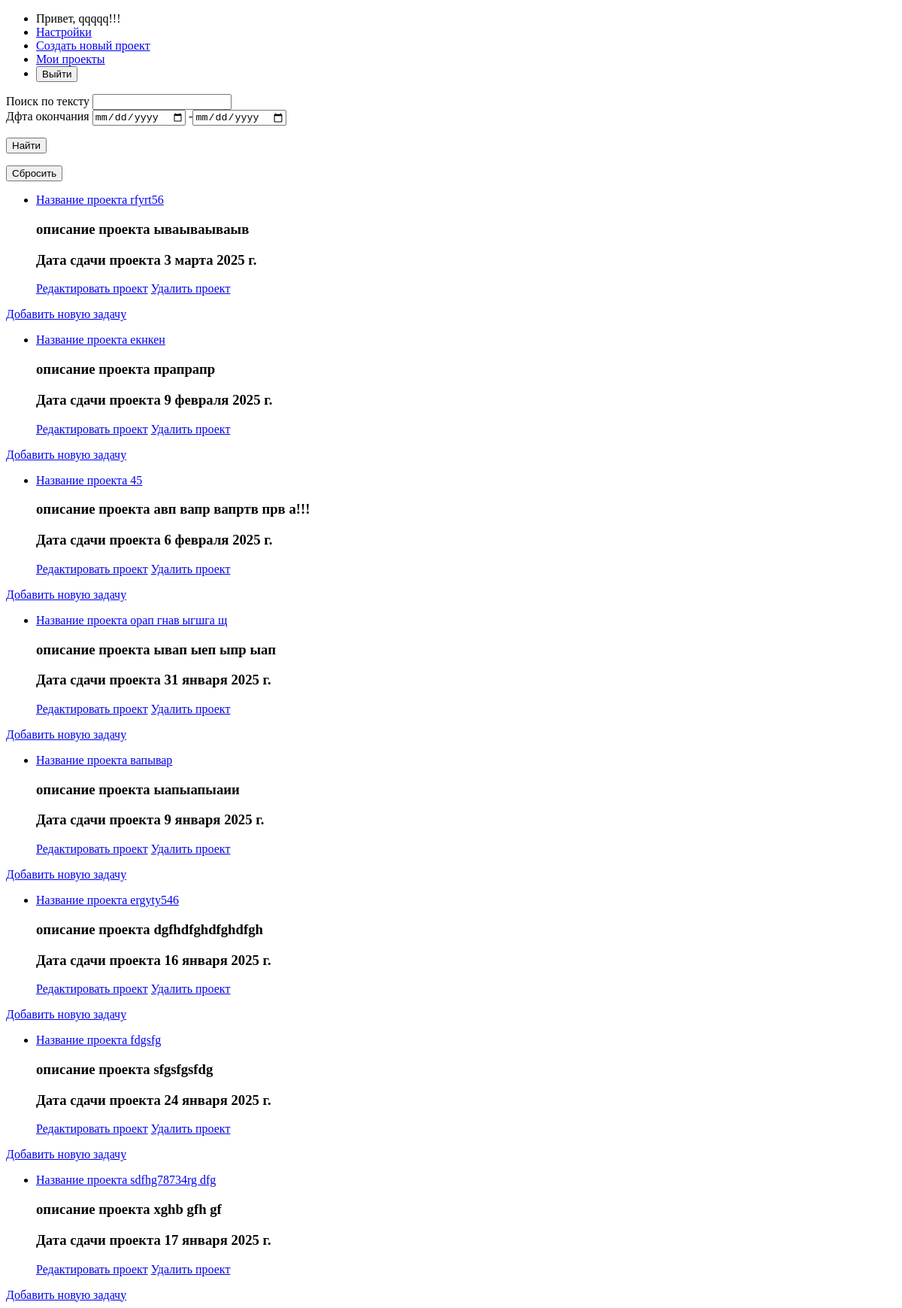
The app's page /MyProject (signed in), older data.
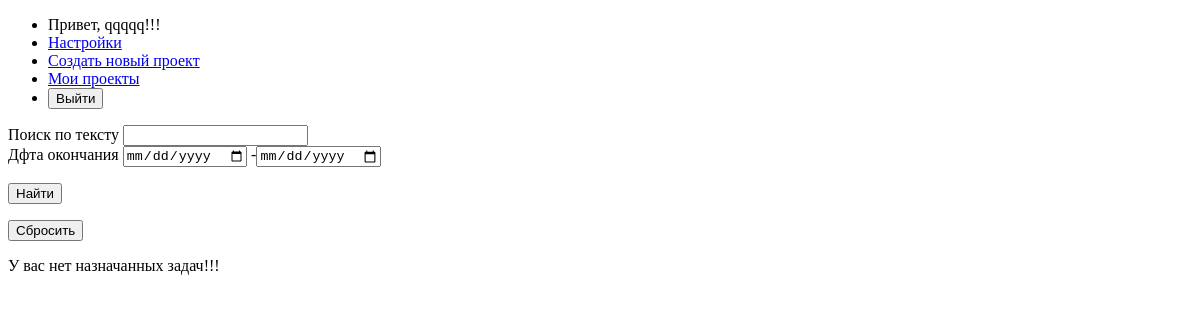
The same page, newer data.
### TM/models.py (models this page shows, shortened)
class Project(models.Model):
    name = models.CharField(max_length = 255, unique = True, verbose_name = 'Название проекта')
    description = models.TextField(verbose_name = 'Описание проекта')
    end_date = models.DateField(verbose_name = 'Дфта окончания')
    creator = models.ForeignKey(User, on_delete = models.CASCADE, related_name = 'created_projects', verbose_name = 'Создатель')
    key = models.CharField(max_length=64, unique=True, default=uuid4)
    date_creation = models.DateTimeField(auto_now_add=True, verbose_name = 'Дата создания')
    class Meta:
        verbose_name = 'Проект'
        verbose_name_plural = 'Проекты'

### TM/views.py (the view)
# urls.py: path('MyProject', views.my_project, name = 'my_project'),
def my_project(request):
    if request.user.is_authenticated:
        check = Project.objects.filter(creator = request.user).exists()
        queryset = Project.objects.filter(creator = request.user)
        filter = Project_filter(request.GET, queryset=queryset)
        myproject = filter.qs
        return render(request, 'TM/my_project.html', {'myproject': myproject, 'filter': filter, 'check': check})

### templates/TM/my_project.html (shortened to what this page needs)
{% extends 'TM/base.html' %}
{% block content %}
    {% if request.user.is_staff %}
        <form method="get">
            <div>
                <div>
                    <label for="{{ filter.form.name.id_for_label }}">{{ filter.form.name.label }}</label>
                    {{ filter.form.name }}
                </div>
                <div>
                    <label for="{{ filter.form.end_date.id_for_label }}">{{ filter.form.end_date.label }}</label>
                    {{ filter.form.end_date }}
                </div>
                <p><button type="submit">Найти</button></p>
                <p><a href="{% url 'my_project' %}"><button type="button">Сбросить</button></a></p>
            </div>
        </form>
        {% if check == True %}
            {% if myproject %}
                {% for project in myproject %}
                    <div>
                        <ul>
                            <li>
                                <a href = "{% url 'my_project_task' project.name %}"> Название проекта {{ project.name }} </a>
                                <h3>описание проекта {{ project.description }} </h3>
                                <h3>Дата сдачи проекта {{ project.end_date }} </h3>
                            </li>
                            <a href = "{% url 'edit_project' project.id %}">Редактировать проект</a>
                            <a href = "{% url 'delete_project' project.id %}">Удалить проект</a>
                        </ul>
                        <a href = "{% url 'new_task' project.name %}">Добавить новую задачу</a>
                    </div>
                {% endfor %}
            {% else %}
                <p>поиск ничего не выдал</p>
            {% endif %}
        {% else %}
            <p>У вас нет назначанных задач!!!</p>
        {% endif %}
    {% else %}
        <p>У вас нет доступа на эту страницу</p>
        <a href = "{% url 'main_page' %}">Перейти на главную страницу</a>
    {% endif %}
{% endblock %}

### templates/TM/base.html (shortened to what this page needs)
<!DOCTYPE html>
<html lang="ru">
<head>
</head>
<body>
    {% if request.user.is_authenticated %}
        <nav>
            <div>
                <ul>
                    <li>
                        <span>Привет, {{ request.user.username }}!!!</span>
                    </li>
                    <li>
                        <a href = "{% url 'settings' %}">Настройки</a>
                    </li>
                    {% if request.user.is_staff %}
                        <li>
                            <a href = "{% url 'new_project' %}">Создать новый проект</a>
                        </li>
                        <li>
                            <a href = "{% url 'my_project' %}">Мои проекты</a>
                        </li>
                    {% endif %}
                    <li>
                        <form method="post" action="{% url 'logout' %}">
                            <button type="submit" >Выйти</button>
                        </form>
                    </li>
                </ul>
            </div>
        </nav>
        <div>
            {% block content %}
            {% endblock %}
        </div>
    {% else %}
        <p>Что бы зайти на эту страницу вам нужно ввойти в свой профиль</p>
        <a href="{% url 'login' %}">Вход в профиль</a>
    {% endif %}
</body>
</html>

Row changes from the older to the newer data that the page shows:
removed Project: name "rfyrt56", description "ываываываыв", end_date "3 марта 2025 г."
removed Project: name "екнкен", description "прапрапр", end_date "9 февраля 2025 г."
removed Project: name "45", description "авп вапр вапртв прв а!!!", end_date "6 февраля 2025 г."
removed Project: name "орап гнав ыгшга щ", description "ывап ыеп ыпр ыап", end_date "31 января 2025 г."
removed Project: name "вапывар", description "ыапыапыаии", end_date "9 января 2025 г."
removed Project: name "ergyty546", description "dgfhdfghdfghdfgh", end_date "16 января 2025 г."
removed Project: name "fdgsfg", description "sfgsfgsfdg", end_date "24 января 2025 г."
removed Project: name "sdfhg78734rg dfg", description "xghb gfh gf", end_date "17 января 2025 г."
Text that changed along with them:
text now shown: "У вас нет назначанных задач!!!"
